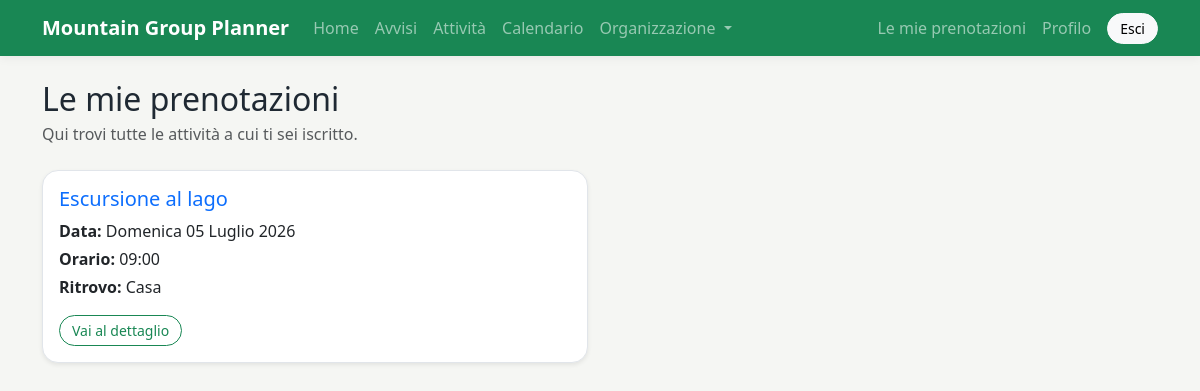
The page /activities/my-bookings/ (signed in) on the database as committed earlier.
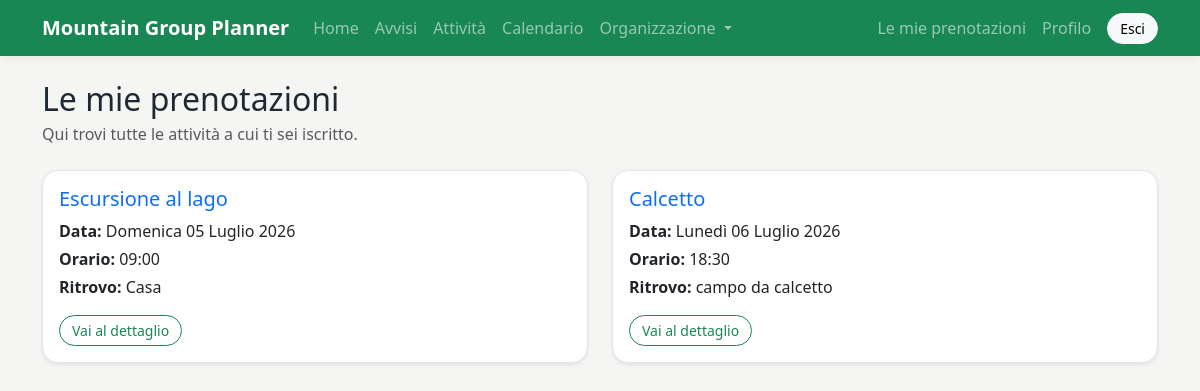
The same page on the database as committed later.
### activities/models.py (models this page shows, shortened)
class Booking(models.Model):
    user = models.ForeignKey(
        settings.AUTH_USER_MODEL,
        on_delete=models.CASCADE,
        related_name="bookings"
    )
    activity = models.ForeignKey(
        Activity,
        on_delete=models.CASCADE,
        related_name="bookings"
    )
    created_at = models.DateTimeField(auto_now_add=True)
    class Meta:
        unique_together = ("user", "activity")
        ordering = ["-created_at"]

class Activity(models.Model):
    title = models.CharField(max_length=200)
    category = models.ForeignKey(
        Category,
        on_delete=models.SET_NULL,
        null=True,
        blank=True,
        related_name="activities"
    )
    description = models.TextField()
    image = models.ImageField(
        upload_to="activities/",
        blank=True,
        null=True,
        verbose_name="Immagine"
    )
    date = models.DateField()
    start_time = models.TimeField()
    end_time = models.TimeField(blank=True, null=True)
    meeting_place = models.CharField(max_length=200)
    max_participants = models.PositiveIntegerField()
    what_to_bring = models.TextField(blank=True)
    requires_booking = models.BooleanField(
        default=True,
        verbose_name="Richiede prenotazione"
    )
    created_by = models.ForeignKey(
        settings.AUTH_USER_MODEL,
        on_delete=models.CASCADE,
        related_name="created_activities"
    )
    created_at = models.DateTimeField(auto_now_add=True)
    updated_at = models.DateTimeField(auto_now=True)
    class Meta:
        verbose_name_plural = "Activities"

### activities/views.py (the view)
# urls.py: path("my-bookings/", views.my_bookings, name="my_bookings"),
@login_required
def my_bookings(request):
    bookings = Booking.objects.filter(
        user=request.user
    ).select_related("activity").order_by(
        "activity__date",
        "activity__start_time"
    )
    context = {
        "bookings": bookings
    }
    return render(request, "activities/my_bookings.html", context)

### templates/activities/my_bookings.html (shortened to what this page needs)
{% extends "base.html" %}
{% block content %}
    <div class="mb-4">
        <h2 class="mb-1">Le mie prenotazioni</h2>
        <p class="text-muted mb-0">
            Qui trovi tutte le attività a cui ti sei iscritto.
        </p>
    </div>
    {% if bookings %}
        <div class="row">
            {% for booking in bookings %}
                <div class="col-md-6 mb-4">
                    <div class="card h-100 shadow-sm">
                        <div class="card-body">
                            <h3 class="h5 card-title">
                                <a href="{% url 'activities:activity_detail' booking.activity.pk %}" class="text-decoration-none">
                                    {{ booking.activity.title }}
                                </a>
                            </h3>
                            <p class="mb-1">
                                <strong>Data:</strong> {{ booking.activity.date|date:"l d F Y" }}
                            </p>
                            <p class="mb-1">
                                <strong>Orario:</strong> {{ booking.activity.start_time|time:"H:i" }}
                            </p>
                            <p class="mb-3">
                                <strong>Ritrovo:</strong> {{ booking.activity.meeting_place }}
                            </p>
                            <a href="{% url 'activities:activity_detail' booking.activity.pk %}" class="btn btn-outline-success btn-sm">
                                Vai al dettaglio
                            </a>
                        </div>
                    </div>
                </div>
            {% endfor %}
        </div>
    {% else %}
        <div class="alert alert-warning">
            Non hai ancora prenotazioni.
        </div>
    {% endif %}
{% endblock %}

Rows that differ between the two databases and show on the page:
added Booking: activity "Calcetto", activity "Lunedì 06 Luglio 2026", activity.start_time "18:30", activity.meeting_place "campo da calcetto"
